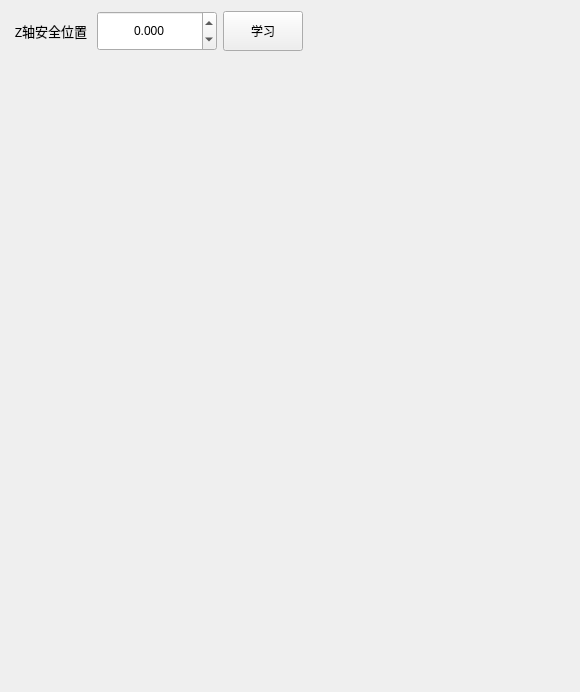
       <widget class="QWidget" name="tab_11">
        <attribute name="title">
         <string>位置参数</string>
        </attribute>
        <layout class="QGridLayout" name="gridLayout_12" rowstretch="0,0,1" columnstretch="0,0,1">
         <item row="0" column="0">
          <layout class="QHBoxLayout" name="horizontalLayout_4" stretch="1,2,0,4">
           <item>
            <widget class="QLabel" name="label_19">
             <property name="sizePolicy">
              <sizepolicy hsizetype="Expanding" vsizetype="Expanding">
               <horstretch>0</horstretch>
               <verstretch>0</verstretch>
              </sizepolicy>
             </property>
             <property name="minimumSize">
              <size>
               <width>80</width>
               <height>40</height>
              </size>
             </property>
             <property name="font">
              <font>
               <family>微软雅黑</family>
               <pointsize>10</pointsize>
              </font>
             </property>
             <property name="text">
              <string>Z轴安全位置</string>
             </property>
             <property name="alignment">
              <set>Qt::AlignCenter</set>
             </property>
            </widget>
           </item>
           <item>
            <widget class="QDoubleSpinBox" name="dSpBx_AxisSafePos">
             <property name="sizePolicy">
              <sizepolicy hsizetype="Expanding" vsizetype="Expanding">
               <horstretch>0</horstretch>
               <verstretch>0</verstretch>
              </sizepolicy>
             </property>
             <property name="minimumSize">
              <size>
               <width>120</width>
               <height>30</height>
              </size>
             </property>
             <property name="alignment">
              <set>Qt::AlignCenter</set>
             </property>
             <property name="decimals">
              <number>3</number>
             </property>
             <property name="minimum">
              <double>-99999.000000000000000</double>
             </property>
             <property name="maximum">
              <double>99999.000000000000000</double>
             </property>
            </widget>
           </item>
           <item>
            <widget class="QPushButton" name="btnPhotoSafePosLearn">
             <property name="sizePolicy">
              <sizepolicy hsizetype="Minimum" vsizetype="Preferred">
               <horstretch>0</horstretch>
               <verstretch>0</verstretch>
              </sizepolicy>
             </property>
             <property name="minimumSize">
              <size>
               <width>80</width>
               <height>0</height>
              </size>
             </property>
             <property name="text">
              <string>学习</string>
             </property>
            </widget>
           </item>
           <item>
            <spacer name="horizontalSpacer">
             <property name="orientation">
              <enum>Qt::Horizontal</enum>
             </property>
             <property name="sizeHint" stdset="0">
              <size>
               <width>40</width>
               <height>20</height>
              </size>
             </property>
            </spacer>
           </item>
          </layout>
         </item>
         <item row="1" column="2">
          <spacer name="horizontalSpacer_2">
           <property name="orientation">
            <enum>Qt::Horizontal</enum>
           </property>
           <property name="sizeHint" stdset="0">
            <size>
             <width>206</width>
             <height>20</height>
            </size>
           </property>
          </spacer>
         </item>
         <item row="2" column="1">
          <spacer name="verticalSpacer">
           <property name="orientation">
            <enum>Qt::Vertical</enum>
           </property>
           <property name="sizeHint" stdset="0">
            <size>
             <width>20</width>
             <height>610</height>
            </size>
           </property>
          </spacer>
         </item>
        </layout>
       </widget>
